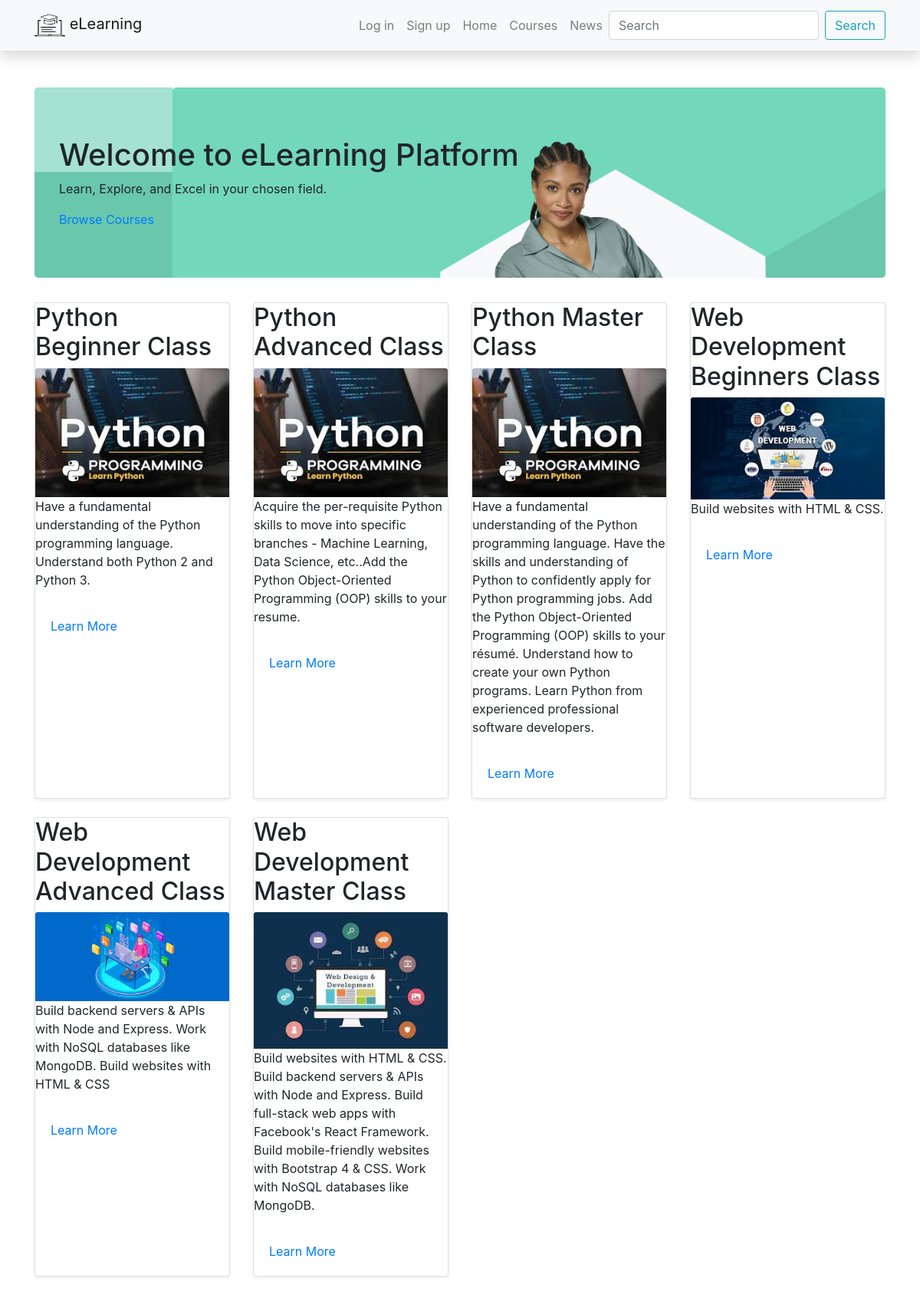
The app's page /learning/courses/ with its own data.
### elearning/models.py (models this page shows, shortened)
class Course(models.Model):
    title = models.CharField(max_length=255)
    description = models.TextField()
    cover = models.ImageField('Cover', upload_to='covers', null=True, blank=True)
    instructor = models.ForeignKey(User, on_delete=models.CASCADE, related_name='instructor_courses', null=True)
    students = models.ManyToManyField(User, through='Enrollment', related_name='enrolled_courses', null=True)

### elearning/views.py (the view)
# urls.py: path('courses/', views.CoursesViewList.as_view(), name='courses-list-url'),
class CoursesViewList(generic.ListView):
    model = Course
    context_object_name = 'course_list'
    template_name = 'course_list.html'

### elearning/templates/course_list.html (shortened to what this page needs)
{% extends 'base.html' %}
{% block content %}
{% load static %}
<div class="jumbotron text-left" style="background-image: url({% static 'images/header.jpg' %}); background-size: 100%;">
  <h1>Welcome to eLearning Platform</h1>
  <p>Learn, Explore, and Excel in your chosen field.</p>
  <a href="#courses">Browse Courses</a>
</div>
<div class="row">
{% for course in course_list %}
<div class="col-sm-6 col-md-3 d-flex align-items-stretch">
  <div class="card mb-4 shadow-sm">
  <h2>{{ course.title }}</h2>
    {% if course.cover %}
    <img src="{{ course.cover.url }}" class="card-img-top">
    <p>{{ course.description }}</p>
    {% else %}
    <img src="{% static 'img/no-image.png' %}" class="card-img-top">
    {% endif %}
    <div class="card-body">
      <p class="card-text"><a href="{% url 'course-one' course.id%}">Learn More</a></p>
    </div>
  </div>
  </div>
{% endfor %}
</div>
{% endblock %}

### records on screen
Course: title "Python Beginner Class", cover (picture), description "Have a fundamental understanding of the Python programming language. Understand both Python 2 and Python 3."
Course: title "Python Advanced Class", cover (picture), description "Acquire the per-requisite Python skills to move into specific branches - Machine Learning, Data Science, etc..Add the Python Object-Oriented Programming (OOP) skills to your resume."
Course: title "Python Master Class", cover (picture), description "Have a fundamental understanding of the Python programming language. Have the skills and understanding of Python to confidently apply for Python programming jobs. Add the Python Object-Oriented Programming (OOP) skills to your résumé. Understand how to create your own Python programs. Learn Python from experienced professional software developers."
Course: title "Web Development Beginners Class", cover (picture), description "Build websites with HTML & CSS."
Course: title "Web Development Advanced Class", cover (picture), description "Build backend servers & APIs with Node and Express. Work with NoSQL databases like MongoDB. Build websites with HTML & CSS"
Course: title "Web Development Master Class", cover (picture), description "Build websites with HTML & CSS. Build backend servers & APIs with Node and Express. Build full-stack web apps with Facebook's React Framework. Build mobile-friendly websites with Bootstrap 4 & CSS. Work with NoSQL databases like MongoDB."
